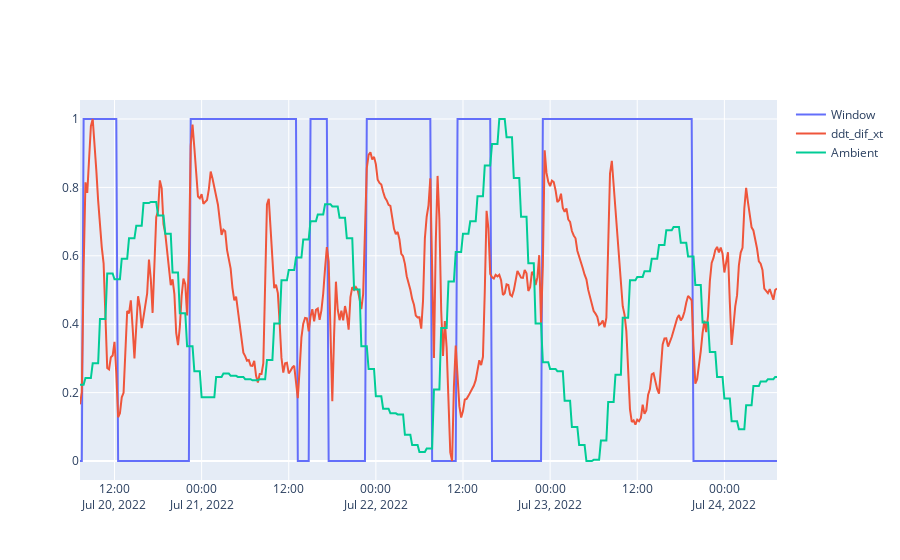

The notebook cell saved with this chart:
### Code cell
# normalized temperature 
norm_temp = h.normalize(temp)

# sinusoidal fit to normalized temp (eyeballing )
xt, t = make_fit(series=temp, A=-0.5, w=3.9*(1/(len(temp))), phi=0.8, w_t_var=1)
xt += 0.5

# difference and derivative 
dif_xt = norm_temp - xt 
ddt_dif_xt= norm_grad(dif_xt)

# ambient temp 
amb = h.normalize(a00["Ambient Temp"])



fig = go.Figure()

fig.add_trace(go.Scatter(
    x=time, y=a01["Window Open"], name="Window", mode='lines',
))


fig.add_trace(go.Scatter(x=time, y=ddt_dif_xt, name="ddt_dif_xt", mode='lines',))

fig.add_trace(go.Scatter( x=time, y=amb,  name="Ambient", mode='lines',))

# fig.add_trace(go.Scatter( x=time,y=ddt_amb, name="ddt_Ambient", mode='lines',))

# fig.add_trace(go.Scatter( x=time, y=ddt2_amb,name="ddt_Ambient",mode='lines',))

# fig.add_trace(go.Scatter( x=time_amb_sol, y=fit_amb, name="fit_amb", mode='lines', ))

# fig.add_trace(go.Scatter( x=time_amb_sol, y=ddt_fit_amb, name="ddt_fit_amb", mode='lines', ))

### Figure 1 — Plotly figure (JSON) as saved in the notebook; plotly's stock layout.template omitted (floating-point values rounded to 4 significant figures; data arrays with more than 128 entries replaced by an {"elided": "..."} marker saying what was removed)
{"data": [{"mode": "lines", "name": "Window", "type": "scatter", "x": {"elided": "385 str values"}, "y": {"elided": "385 int values"}}, {"mode": "lines", "name": "ddt_dif_xt", "type": "scatter", "x": {"elided": "385 str values"}, "y": {"elided": "385 float values"}}, {"mode": "lines", "name": "Ambient", "type": "scatter", "x": {"elided": "385 str values"}, "y": {"elided": "385 float values"}}], "layout": {}}
